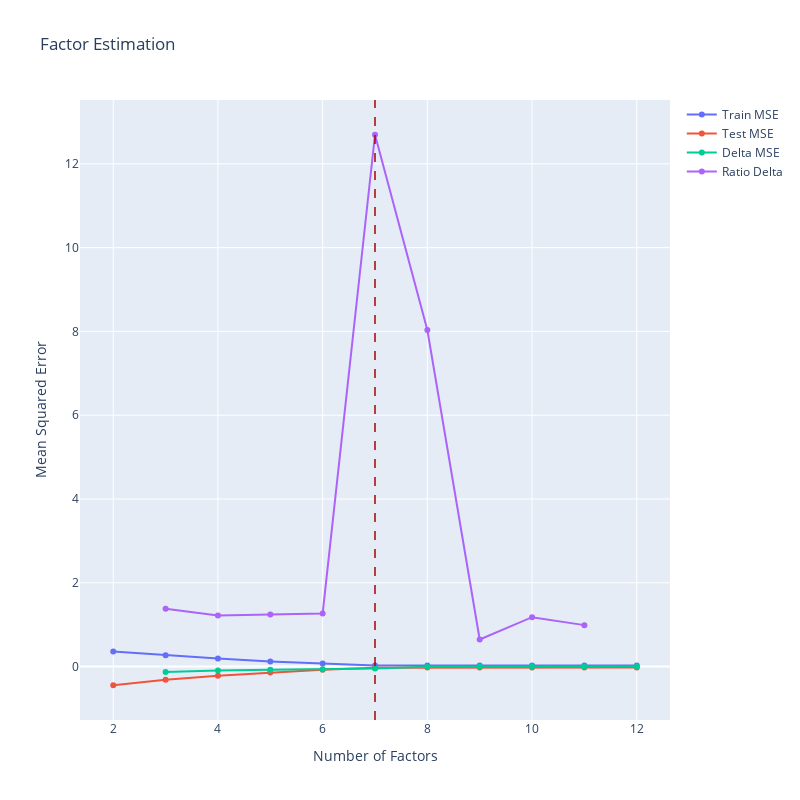

Notebook code for this chart:
### Code cell
factor_search.plot(actual_count=syn_factors)

### Figure 1 — Plotly figure (JSON) as saved in the notebook; plotly's stock layout.template omitted (floating-point values rounded to 4 significant figures)
{"data": [{"mode": "lines+markers", "name": "Train MSE", "type": "scatter", "x": [2, 3, 4, 5, 6, 7, 8, 9, 10, 11, 12], "y": [0.3596, 0.2675, 0.1915, 0.1226, 0.06959, 0.02655, 0.02436, 0.02392, 0.02337, 0.02275, 0.02204]}, {"mode": "lines+markers", "name": "Test MSE", "type": "scatter", "x": [2, 3, 4, 5, 6, 7, 8, 9, 10, 11, 12], "y": [-0.4469, -0.3154, -0.2199, -0.1418, -0.0789, -0.02935, -0.02545, -0.02497, -0.02423, -0.0236, -0.02297]}, {"mode": "lines+markers", "name": "Delta MSE", "type": "scatter", "x": [2, 3, 4, 5, 6, 7, 8, 9, 10, 11, 12], "y": [null, -0.1315, -0.09548, -0.07819, -0.06285, -0.04956, -0.003899, -0.0004806, -0.0007412, -0.0006241, -0.0006268]}, {"mode": "lines+markers", "name": "Ratio Delta", "type": "scatter", "x": [2, 3, 4, 5, 6, 7, 8, 9, 10, 11, 12], "y": [null, 1.377, 1.221, 1.244, 1.268, 12.69, 8.033, 0.6442, 1.178, 0.9882, null]}], "layout": {"height": 800, "hovermode": "x", "shapes": [{"line": {"color": "black", "dash": "dash", "width": 1}, "name": "Actual Factor Count", "type": "line", "x0": 7, "x1": 7, "xref": "x", "y0": 0, "y1": 1, "yref": "y domain"}, {"line": {"color": "red", "dash": "dash", "width": 1}, "name": "Estimated Factor Count", "type": "line", "x0": 7, "x1": 7, "xref": "x", "y0": 0, "y1": 1, "yref": "y domain"}], "title": {"text": "Factor Estimation"}, "width": 800, "xaxis": {"autorange": true, "range": [1.364, 12.64], "title": {"text": "Number of Factors"}, "type": "linear"}, "yaxis": {"autorange": true, "range": [-1.276, 13.52], "title": {"text": "Mean Squared Error"}, "type": "linear"}}}
